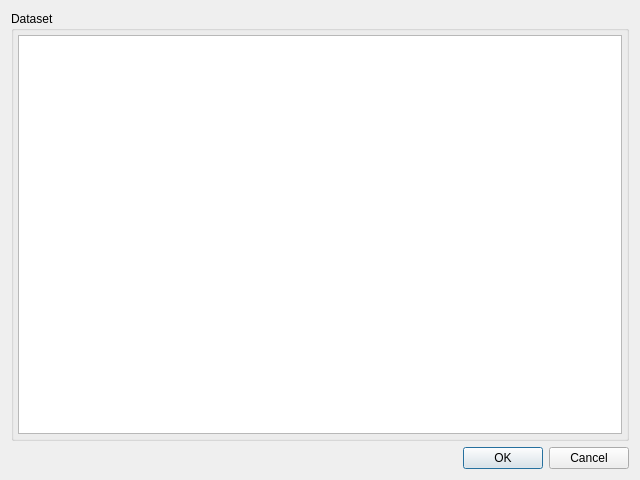
<?xml version="1.0" encoding="UTF-8"?>
<ui version="4.0">
 <class>mvd::ImportImageDialog</class>
 <widget class="QDialog" name="mvd::ImportImageDialog">
  <property name="geometry">
   <rect>
    <x>0</x>
    <y>0</y>
    <width>640</width>
    <height>480</height>
   </rect>
  </property>
  <property name="windowTitle">
   <string>Dialog</string>
  </property>
  <property name="locale">
   <locale language="C" country="AnyCountry"/>
  </property>
  <layout class="QGridLayout" name="gridLayout_2">
   <item row="0" column="0">
    <widget class="QGroupBox" name="datasetGroupBox">
     <property name="title">
      <string>Dataset</string>
     </property>
     <layout class="QGridLayout" name="gridLayout">
      <property name="margin">
       <number>4</number>
      </property>
      <property name="spacing">
       <number>0</number>
      </property>
      <item row="0" column="0">
       <widget class="QTreeView" name="datasetTreeView"/>
      </item>
     </layout>
    </widget>
   </item>
   <item row="1" column="0">
    <widget class="QDialogButtonBox" name="buttonBox">
     <property name="orientation">
      <enum>Qt::Horizontal</enum>
     </property>
     <property name="standardButtons">
      <set>QDialogButtonBox::Cancel|QDialogButtonBox::Ok</set>
     </property>
    </widget>
   </item>
  </layout>
 </widget>
 <resources/>
 <connections>
  <connection>
   <sender>buttonBox</sender>
   <signal>accepted()</signal>
   <receiver>mvd::ImportImageDialog</receiver>
   <slot>accept()</slot>
   <hints>
    <hint type="sourcelabel">
     <x>248</x>
     <y>254</y>
    </hint>
    <hint type="destinationlabel">
     <x>157</x>
     <y>274</y>
    </hint>
   </hints>
  </connection>
  <connection>
   <sender>buttonBox</sender>
   <signal>rejected()</signal>
   <receiver>mvd::ImportImageDialog</receiver>
   <slot>reject()</slot>
   <hints>
    <hint type="sourcelabel">
     <x>316</x>
     <y>260</y>
    </hint>
    <hint type="destinationlabel">
     <x>286</x>
     <y>274</y>
    </hint>
   </hints>
  </connection>
 </connections>
</ui>
